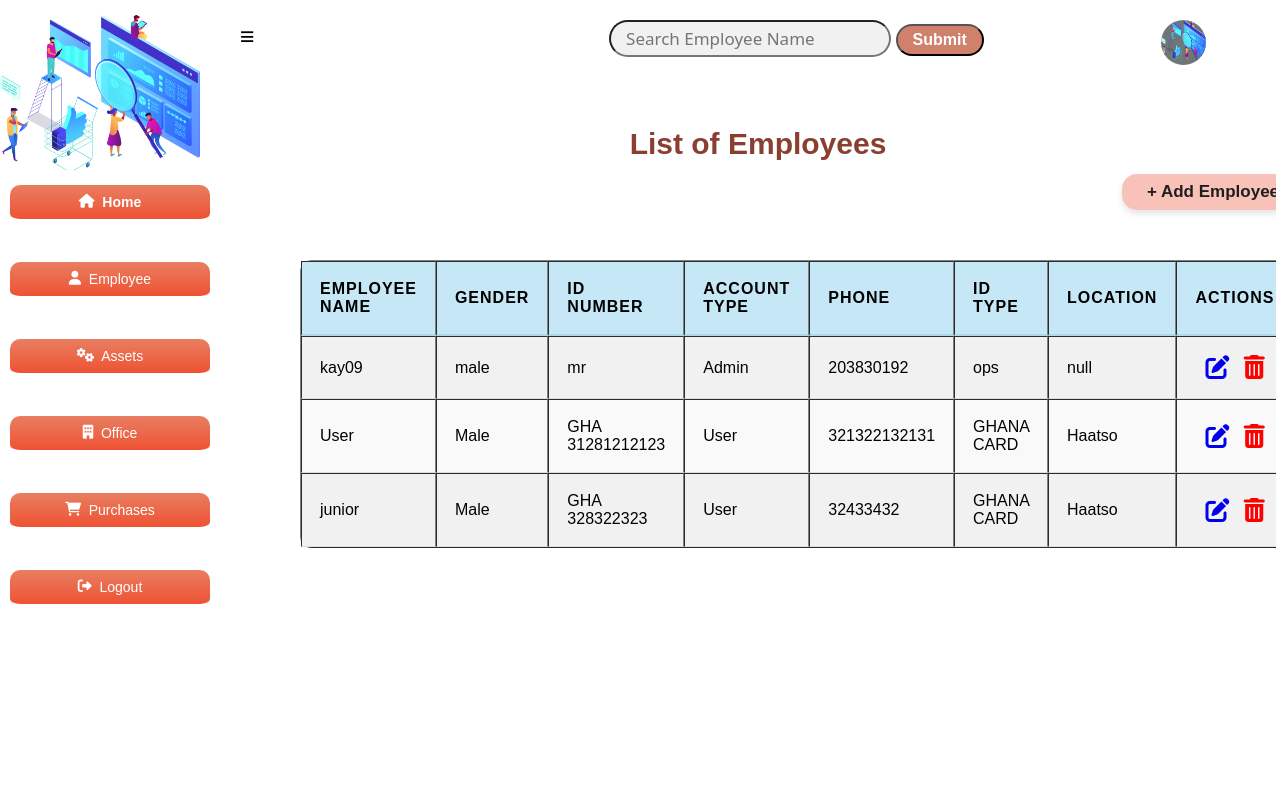
The page /employee on the database as committed earlier.
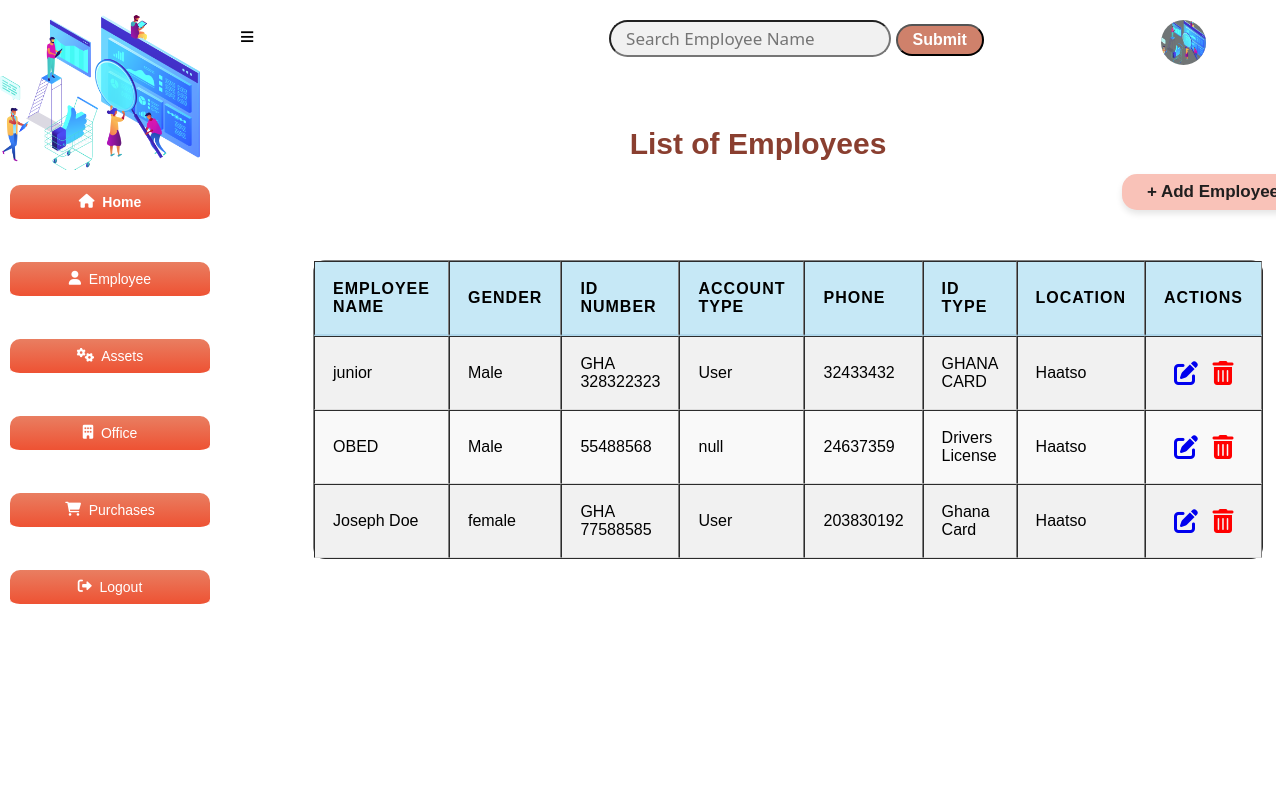
The same page on the database as committed later.
### app.py (models this page shows, shortened)
class Employee(db.Model):
    __tablename__="employees"
    id=db.Column(db.Integer, primary_key=True)
    password=db.Column(db.String(20))
    employee_name=db.Column(db.String(20))
    gender=db.Column(db.String(6))
    title=db.Column(db.String(10))
    type=db.Column(db.String(10))
    phone_number=db.Column(db.Integer)
    department=db.Column(db.String(50))
    location=db.Column(db.Integer, db.ForeignKey('locations.id'))
    location_rel=db.relationship('Location', backref='employees_location')
    equipment_rel=db.relationship('Equipment', backref='equipment_employee')

### app.py (the view)
@app.route('/employee')
def employee_index():
    employees = Employee.query.all()
    return render_template ('employeeList.html', employees = employees)

### app.py (called while the page is built)
@app.before_request
def create_table():
    db.create_all()

### templates/employeeList.html (shortened to what this page needs)
<!DOCTYPE html>
<html lang="en">
<head>
    <link
    rel="stylesheet"
    href="{{ url_for('static', filename='main.css') }}"
    />
    <link rel="stylesheet" href="https://cdnjs.cloudflare.com/ajax/libs/font-awesome/4.7.0/css/font-awesome.min.css">
    <link rel="stylesheet" href="https://cdnjs.cloudflare.com/ajax/libs/font-awesome/6.0.0-beta3/css/all.min.css">
    <span id="login-name">{{ name }}</span>
  </head>
<body>
    <div class="header">
      <a href="#" id="sidebar-icon">&#8801;</a>
      <input type="search" id="query" name="search" placeholder="Search Employee Name">
      <button id="search-button">Submit</button>
      <a href="#"><img src="{{ url_for('static', filename='bg4.png') }}" alt=""></a>
    </div>
    <section class="sidebar">
        <div class="logo">
            <img src="{{ url_for('static', filename='bg4.png') }}" alt="logo">
        </div>
        <div class="content">
          <a href="/entry_point" class="home active"><i class="fas fa-home"></i>&nbsp; Home</a><br>
          <a href="/employee" class="home"><i class="fas fa-user"></i>&nbsp;  Employee</a><br>
          <a href="/equipment" class="home"><i class="fas fa-cogs"></i>&nbsp;  Assets</a><br>
          <a href="/location" class="home"><i class="fas fa-building"></i>&nbsp;  Office</a><br>
          <a href="/purchase" class="home"><i class="fas fa-shopping-cart"></i> &nbsp; Purchases</a><br>
          <a href="/login" class="home"><i class="fas fa-sign-out-alt"></i>&nbsp;  Logout</a>
        </div>
    </section>
    <h1 class="marquee">List of Employees</h1>
    <div class="location-form">
      <a href="/add-employee" class="btn1">+ Add Employee</a>
      <table border="1" style="overflow:auto;">
        <thead>
          <tr>
            <th>Employee Name</th>
            <th>Gender</th>
            <th>ID Number</th>
            <th>Account Type</th>
            <th>Phone</th>
            <th>ID TYPE</th>
            <th>Location</th>
            <th>Actions</th>
          </tr>
        </thead>
        <tbody id="table-results">
          {% for employee in employees  %}
            <tr>
              <td>{{ employee.employee_name }}</td>
              <td>{{ employee.gender}}</td>
              <td>{{ employee.title}}</td>
              <td>{{ employee.type}}</td>
              <td>{{ employee.phone_number}}</td>
              <td>{{ employee.department}}</td>
              <td>{{ employee.location}}</td>
              <td class="action">
                <a href="/edit_employee{{ employee.id }}"><i class="fa fa-edit" style="font-size:24px"></i></a>
                <a href="/delete_employee{{ employee.id }}"><i class="fa fa-trash-o" style="font-size:24px"></i></a>
              </td>
            </tr>
          {% endfor %}
        </tbody>
      </table>
    </div>
</body>
</html>

### static/main.css (style rules this page uses)
body { margin: 0; padding: 0; font-family: Verdana, sans-serif; background-color: #ffffff; height: auto; }
.header { background: #FFFFFF; padding: 20px; }
.header input { padding: 5px 15px; font-size: 17px; font-family: 'Segoe UI', Tahoma, Geneva, Verdana, sans-serif; border-radius: 20px; margin-left: 350px; background-color: #F1F1F1; }
.header button { padding: 5px 15px; font-size: 16px; border-radius: 20px; background: #cf816b; color: #fff; font-weight: bold; }
.header img { width: 45px; height: 45px; background: #707576; border-radius: 50%; float: right; justify-content: center; margin-right: 50px; transition: transform 0.3s ease; }
#sidebar-icon { margin-left: 220px; font-size: 25px; text-decoration: none; color: #000; font-weight: bold; cursor: pointer; transition: color 0.3s ease, transform 0.3s ease; }
#login-name { margin-right: 150px; float: right; font-size: 30px; font-weight: bold; margin-bottom: 12px; top: 10px; right: 0%; position: absolute; color: #fff; padding: 10px 15px; border-radius: 10px; transition: background 0.3s ease, color 0.3s ease; }
.sidebar { position: fixed; top: 0; left: 0; width: 220px; height: 100vh; background: #FFFFFF; border-top: 5px solid #fff; border-radius: 0 20px 20px 0; overflow: hidden; transition: transform 0.3s ease, background 0.3s ease; }
.logo { width: 200px; height: 180px; background: #FFFFFF; display: flex; justify-content: center; align-items: center; border-radius: 0 20px 0 0; }
.logo img { width: 200px; display: block; margin: auto; background-color: rgba(255, 255, 255, 0.938); border-radius: 0px; }
.content { background: #FFFFFF; width: 220px; height: calc(100vh - 180px); position: fixed; top: 170px; z-index: 1; border-top: 5px solid #fff; overflow-y: auto; border-radius: 0 0 20px 0; }
.content a { display: flex; text-decoration: none; color: #FFFFFF; font-size: 14px; border-bottom: 5px solid white; padding: 9px 12px; justify-content: center; transition: background 0.3s ease, transform 0.3s ease; border-radius: 10px; margin: 10px; background: linear-gradient(to bottom, #e97e61, #ee5233); }
.home { border: none; outline: none; padding: 10px 16px; background: #22577A; cursor: pointer; }
.active, .home:hover { color: black; font-weight: bold; }
h1 { display: flex; font-size: 30px; flex-wrap: wrap; justify-content: center; margin-left: 240px; margin-top: 50px; color: #8A3F30; }
.location-form { display: flex; justify-content: center; align-items: center; flex-direction: column; margin-left: 300px; }
table { width: 90%; max-width: 1200px; border-collapse: separate; border-spacing: 0; margin-top: 30px; margin-left: auto; margin-right: auto; background: #ffffff; border-radius: 12px; overflow: hidden; }
th, td { padding: 18px; text-align: left; font-size: 1em; border-bottom: 1px solid #ddd; }
th { background-color: #c6e8f6; font-weight: bold; text-transform: uppercase; letter-spacing: 1px; border-bottom: 2px solid #b0d8ec; }
tbody tr:nth-child(even) { background-color: #f9f9f9; }
tbody tr:nth-child(odd) { background-color: #f1f1f1; }
.btn1 { background: #F9C2B8; color: #201f1f; font-size: 0.7em; padding: 8px 25px; border-radius: 15px; transition: background-color 0.25s, box-shadow 0.25s, transform 0.25s; margin-bottom: 20px; text-decoration: none; font-size: 17px; display: block; margin-top: -7px; margin-right: -850px; font-weight: bold; justify-content: center; box-shadow: 0 4px 6px rgba(0, 0, 0, 0.1); }
.marquee { text-align: center; }
.action a { margin-left: 10px; }
.action .fa-trash-o { color: red; }

Rows that differ between the two databases and show on the page:
removed Employee: employee_name "kay09", gender "male", title "mr", type "Admin", phone_number "203830192", department "ops", location "null"
removed Employee: employee_name "User", gender "Male", title "GHA 31281212123", type "User", phone_number "321322132131", department "GHANA CARD", location "Haatso"
added Employee: employee_name "OBED", gender "Male", title "55488568", type "null", phone_number "24637359", department "Drivers License", location "Haatso"
added Employee: employee_name "Joseph Doe", gender "female", title "GHA 77588585", type "User", phone_number "203830192", department "Ghana Card", location "Haatso"
